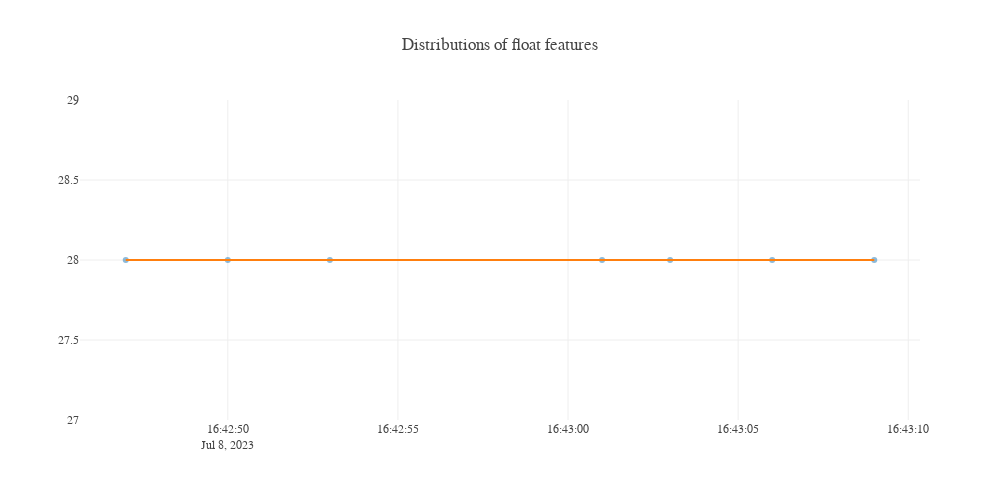

The code cell stored with this chart in its notebook:
### Code cell
import plotly.express as px
import plotly.graph_objects as go
from plotly.subplots import make_subplots
import plotly.figure_factory as ff

fig = go.Figure()
fig.add_trace(go.Scatter(x=x,
                y=y,
                mode='markers',
                opacity=0.5,
                showlegend=False,
                visible=True,
                name='Emotion'))

fig.add_trace(go.Scatter(x=x,
                y=y,
                mode='lines',
                showlegend=False,
                visible=True,
                name='Emotion'))

temp=dict(layout=go.Layout(font=dict(family="Franklin Gothic", size=12), height=500, width=1000))
fig.update_layout(template=temp,title="Distributions of float features",
                    legend=dict(orientation="h",yanchor="bottom",y=1.03,xanchor="right",x=.95),
                    barmode='group',height=500,width=1000)
fig.show()

fig = px.choropleth(df, locations='iso_alpha', color='gdpPercap', animation_frame='year')
fig.write_image("some.png", engine="kaleido", scale=1)

### Figure 1 — Plotly figure (JSON) as saved in the notebook; plotly's stock layout.template omitted (floating-point values rounded to 4 significant figures)
{"data": [{"mode": "markers", "name": "Emotion", "opacity": 0.5, "showlegend": false, "type": "scatter", "visible": true, "x": ["2023-07-08 16:42:47", "2023-07-08 16:42:50", "2023-07-08 16:42:53", "2023-07-08 16:43:01", "2023-07-08 16:43:03", "2023-07-08 16:43:06", "2023-07-08 16:43:09"], "y": [28, 28, 28, 28, 28, 28, 28]}, {"mode": "lines", "name": "Emotion", "showlegend": false, "type": "scatter", "visible": true, "x": ["2023-07-08 16:42:47", "2023-07-08 16:42:50", "2023-07-08 16:42:53", "2023-07-08 16:43:01", "2023-07-08 16:43:03", "2023-07-08 16:43:06", "2023-07-08 16:43:09"], "y": [28, 28, 28, 28, 28, 28, 28]}], "layout": {"barmode": "group", "height": 500, "legend": {"orientation": "h", "x": 0.95, "xanchor": "right", "y": 1.03, "yanchor": "bottom"}, "title": {"text": "Distributions of float features"}, "width": 1000}}
